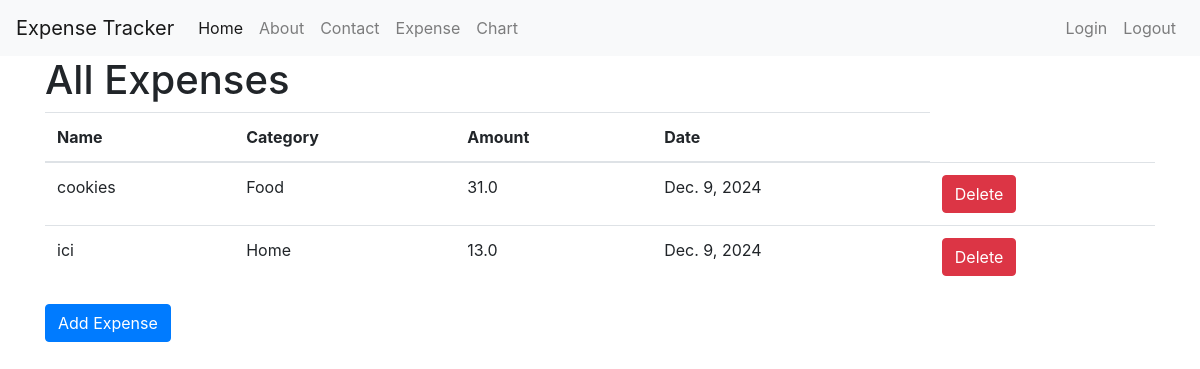
The page /expenses/ on the database as committed earlier.
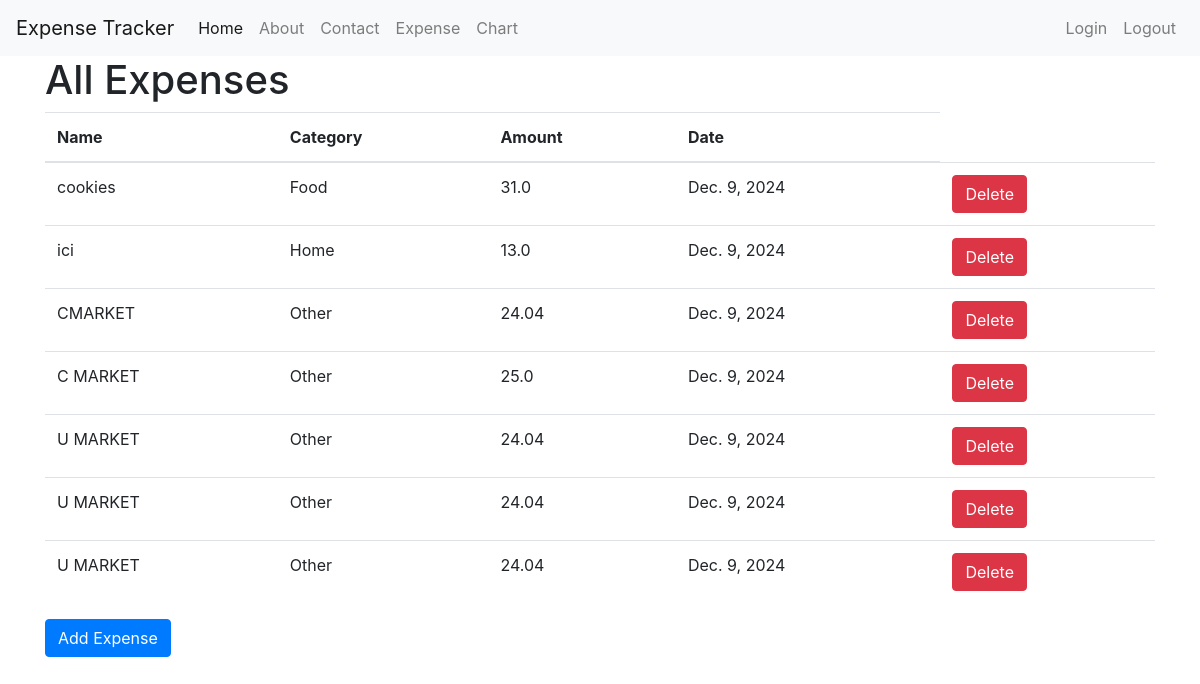
The same page on the database as committed later.
### myapp/models.py (models this page shows, shortened)
class Expense(models.Model):
    name = models.CharField(max_length=200)
    category = models.CharField(max_length=50)
    amount = models.FloatField()
    date = models.DateField()
    photo = models.ImageField(upload_to='expense_photos/', blank=True, null=True)

### myapp/views.py (the view)
# urls.py: path("expenses/", views.view_expenses, name="view_expenses"),
def view_expenses(request):
    expenses = Expense.objects.all()  # Fetch all expenses or customize as needed
    return render(request, 'expenses/view_expenses.html', {'expenses': expenses})

### myapp/templates/expenses/view_expenses.html (shortened to what this page needs)
{% extends 'base.html' %}
{% block content %}
<h1>All Expenses</h1>
<table class="table">
    <thead>
        <tr>
            <th>Name</th>
            <th>Category</th>
            <th>Amount</th>
            <th>Date</th>
        </tr>
    </thead>
    <tbody>
        {% for expense in expenses %}
        <tr>
            <td>{{ expense.name }}</td>
            <td>{{ expense.category }}</td>
            <td>{{ expense.amount }}</td>
            <td>{{ expense.date }}</td>
            <td>
                <form method="POST" action="{% url 'delete_expense' expense.id %}">
                    <button type="submit" class="btn btn-danger" onclick="return confirm('Are you sure you want to delete this expense?');">Delete</button>
                </form>
            </td>
        </tr>
        {% endfor %}
    </tbody>
</table>
<a href="{% url 'add_expense' %}" class="btn btn-primary">Add Expense</a>
{% endblock %}

### myapp/templates/base.html (shortened to what this page needs)
<!DOCTYPE html>
<html lang="en">
  <head>
    <link rel="stylesheet" href="https://stackpath.bootstrapcdn.com/bootstrap/4.3.1/css/bootstrap.min.css"  rel="stylesheet" />
  </head>
  <body>
    <nav class="navbar navbar-expand-lg navbar-light bg-light">
      <a class="navbar-brand" href="/">Expense Tracker</a>
      <div class="collapse navbar-collapse" id="navbarNav">
        <ul class="navbar-nav">
          <li class="nav-item active">
            <a class="nav-link" href="/">Home</a>
          </li>
          <li class="nav-item">
            <a class="nav-link" href="/about">About</a>
          </li>
          <li class="nav-item">
            <a class="nav-link" href="#">Contact</a>
          </li>
          <li class="nav-item">
            <a class="nav-link" href="/expenses">Expense</a>
          </li>
          <li class="nav-item">
            <a class="nav-link" href="/fav_chart">Chart</a>
          </li>
        </ul>
        <ul class="navbar-nav ml-auto">
          <li class="nav-item"><a class="nav-link" href="/login">Login</a></li>
          <li class="nav-item"><a class="nav-link" href="/logout">Logout</a></li>
        </ul>
      </div>
    </nav>
    <div class="container">{% block content %} {% endblock %}</div>
  </body>
</html>

Rows that differ between the two databases and show on the page:
added Expense: name "CMARKET", category "Other", amount "24.04", date "Dec. 9, 2024"
added Expense: name "C MARKET", category "Other", amount "25.0", date "Dec. 9, 2024"
added Expense: name "U MARKET", category "Other", amount "24.04", date "Dec. 9, 2024"
added Expense: name "U MARKET", category "Other", amount "24.04", date "Dec. 9, 2024"
added Expense: name "U MARKET", category "Other", amount "24.04", date "Dec. 9, 2024"
